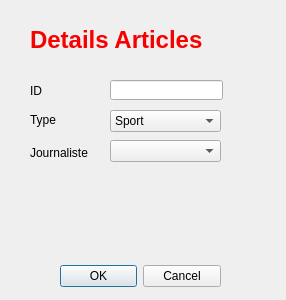
<?xml version="1.0" encoding="UTF-8"?>
<ui version="4.0">
 <class>add_article</class>
 <widget class="QDialog" name="add_article">
  <property name="geometry">
   <rect>
    <x>0</x>
    <y>0</y>
    <width>286</width>
    <height>300</height>
   </rect>
  </property>
  <property name="windowTitle">
   <string>Dialog</string>
  </property>
  <widget class="QDialogButtonBox" name="buttonBox">
   <property name="geometry">
    <rect>
     <x>60</x>
     <y>260</y>
     <width>161</width>
     <height>32</height>
    </rect>
   </property>
   <property name="orientation">
    <enum>Qt::Horizontal</enum>
   </property>
   <property name="standardButtons">
    <set>QDialogButtonBox::Cancel|QDialogButtonBox::Ok</set>
   </property>
  </widget>
  <widget class="QLabel" name="label">
   <property name="geometry">
    <rect>
     <x>30</x>
     <y>20</y>
     <width>231</width>
     <height>41</height>
    </rect>
   </property>
   <property name="text">
    <string>&lt;html&gt;&lt;head/&gt;&lt;body&gt;&lt;p&gt;&lt;span style=&quot; font-size:18pt; font-weight:600; color:#f90000;&quot;&gt;Details Articles&lt;/span&gt;&lt;/p&gt;&lt;/body&gt;&lt;/html&gt;</string>
   </property>
  </widget>
  <widget class="QLabel" name="label_2">
   <property name="geometry">
    <rect>
     <x>30</x>
     <y>84</y>
     <width>47</width>
     <height>14</height>
    </rect>
   </property>
   <property name="text">
    <string>ID</string>
   </property>
  </widget>
  <widget class="QLabel" name="label_3">
   <property name="geometry">
    <rect>
     <x>30</x>
     <y>113</y>
     <width>47</width>
     <height>14</height>
    </rect>
   </property>
   <property name="text">
    <string>Type</string>
   </property>
  </widget>
  <widget class="QLabel" name="label_4">
   <property name="geometry">
    <rect>
     <x>30</x>
     <y>145</y>
     <width>61</width>
     <height>16</height>
    </rect>
   </property>
   <property name="text">
    <string>Journaliste</string>
   </property>
  </widget>
  <widget class="QLineEdit" name="id">
   <property name="geometry">
    <rect>
     <x>110</x>
     <y>80</y>
     <width>113</width>
     <height>20</height>
    </rect>
   </property>
  </widget>
  <widget class="QComboBox" name="type">
   <property name="geometry">
    <rect>
     <x>110</x>
     <y>110</y>
     <width>111</width>
     <height>22</height>
    </rect>
   </property>
   <item>
    <property name="text">
     <string>Sport </string>
    </property>
   </item>
   <item>
    <property name="text">
     <string>Fashion</string>
    </property>
   </item>
   <item>
    <property name="text">
     <string>News</string>
    </property>
   </item>
   <item>
    <property name="text">
     <string>Art</string>
    </property>
   </item>
  </widget>
  <widget class="QComboBox" name="journaliste">
   <property name="geometry">
    <rect>
     <x>110</x>
     <y>140</y>
     <width>111</width>
     <height>22</height>
    </rect>
   </property>
  </widget>
 </widget>
 <resources/>
 <connections>
  <connection>
   <sender>buttonBox</sender>
   <signal>accepted()</signal>
   <receiver>add_article</receiver>
   <slot>accept()</slot>
   <hints>
    <hint type="sourcelabel">
     <x>248</x>
     <y>254</y>
    </hint>
    <hint type="destinationlabel">
     <x>157</x>
     <y>274</y>
    </hint>
   </hints>
  </connection>
  <connection>
   <sender>buttonBox</sender>
   <signal>rejected()</signal>
   <receiver>add_article</receiver>
   <slot>reject()</slot>
   <hints>
    <hint type="sourcelabel">
     <x>316</x>
     <y>260</y>
    </hint>
    <hint type="destinationlabel">
     <x>286</x>
     <y>274</y>
    </hint>
   </hints>
  </connection>
 </connections>
</ui>
